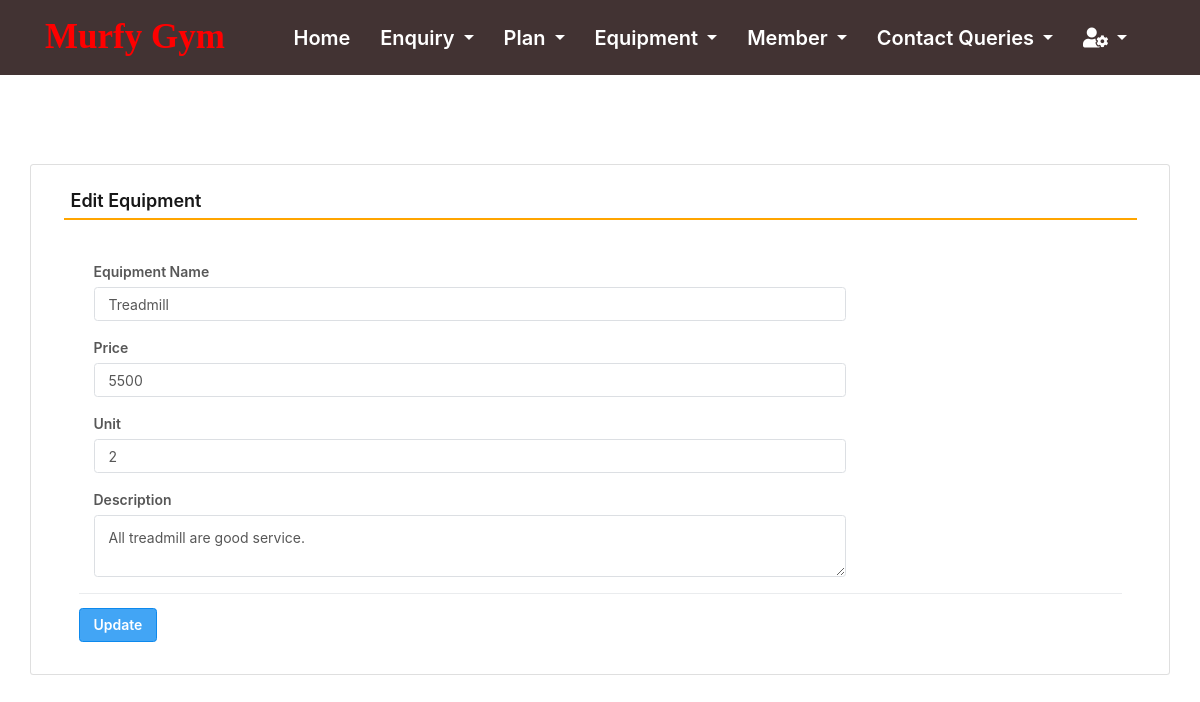
/edit_Equipment/1 (signed in), run on the app's committed database.
### gym/models.py (models this page shows, shortened)
class Equipment(models.Model):
    name = models.CharField(max_length=150, null=True)
    price = models.CharField(max_length=100, null=True)
    unit = models.CharField(max_length=50, null=True)
    purchasedate = models.DateField(null=True)
    description = models.CharField(max_length=200, null=True)

### gym/views.py (the view, shortened to what this page needs)
# urls.py: path('edit_Equipment/<int:pid>', edit_Equipment, name='edit_Equipment'),
def edit_Equipment(request,pid):
    error = ""
    if not request.user.is_authenticated:
        return redirect(admin_login)
    user = request.user
    equipment = Equipment.objects.get(id=pid)
    return render(request,'edit_Equipment.html', locals())

### gym/templates/edit_Equipment.html (shortened to what this page needs)
{% include 'admin_nav.html' %}
{% load static %}
{% block main %}
 <html lang="en" class="no-focus">
 <link rel="stylesheet" id="css-main" href="{% static 'css1/codebase.min.css' %}">
 <br><br><br><br>
	<div class="container card shadow mt-5">
		<div class="card-body">
			<h5 class="p-2" style="border-bottom: 2px solid orange">Edit Equipment</h5>
             <br>
			<div class="container-fluid">
					<form method="post">
                        <div class="col-sm-9">
							<div class="form-group">
								<label>Equipment Name</label>
                                <input type="text" name="name" class="form-control" value="{{equipment.name}}">
							</div>
						</div>
                        <div class="col-sm-9">
							<div class="form-group">
								<label>Price</label>
                                <input type="text" name="price" class="form-control" value="{{equipment.price}}">
							</div>
						</div>
                        <div class="col-sm-9">
							<div class="form-group">
								<label>Unit</label>
                                <input type="text" name="unit" class="form-control" value="{{equipment.unit}}">
							</div>
						</div>
						<div class="col-sm-9">
							<div class="form-group">
								<label>Description</label>
								<textarea name="description" class="form-control">{{equipment.description}}</textarea>
							</div>
						</div>
						<hr>
						<input type="submit" value="Update" class="btn btn-primary">
					</form>
				</div>
			</div>
		</div>
        <link rel="stylesheet" href="https://use.fontawesome.com/releases/v5.6.3/css/all.css">
 </html>
{% endblock %}

### data on the page
Equipment: name "Treadmill", price "5500", unit "2", description "All treadmill are good service."
